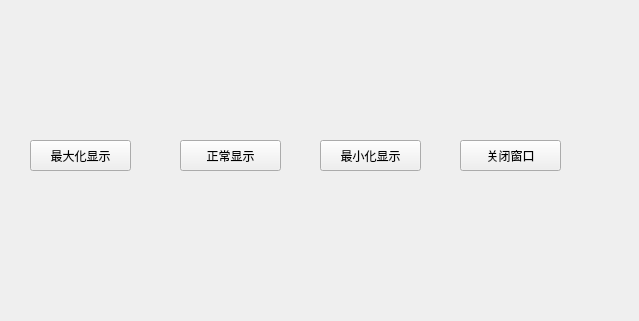
<?xml version="1.0" encoding="UTF-8"?>
<ui version="4.0">
 <class>Widget</class>
 <widget class="QWidget" name="Widget">
  <property name="geometry">
   <rect>
    <x>0</x>
    <y>0</y>
    <width>639</width>
    <height>321</height>
   </rect>
  </property>
  <property name="windowTitle">
   <string>Widget</string>
  </property>
  <widget class="QPushButton" name="maxsizePushButton">
   <property name="geometry">
    <rect>
     <x>30</x>
     <y>140</y>
     <width>101</width>
     <height>31</height>
    </rect>
   </property>
   <property name="text">
    <string>最大化显示</string>
   </property>
  </widget>
  <widget class="QPushButton" name="normalPushButton">
   <property name="geometry">
    <rect>
     <x>180</x>
     <y>140</y>
     <width>101</width>
     <height>31</height>
    </rect>
   </property>
   <property name="text">
    <string>正常显示</string>
   </property>
  </widget>
  <widget class="QPushButton" name="minsizePushButton">
   <property name="geometry">
    <rect>
     <x>320</x>
     <y>140</y>
     <width>101</width>
     <height>31</height>
    </rect>
   </property>
   <property name="text">
    <string>最小化显示</string>
   </property>
  </widget>
  <widget class="QPushButton" name="closePushButton">
   <property name="geometry">
    <rect>
     <x>460</x>
     <y>140</y>
     <width>101</width>
     <height>31</height>
    </rect>
   </property>
   <property name="text">
    <string>关闭窗口</string>
   </property>
  </widget>
 </widget>
 <resources/>
 <connections/>
</ui>
